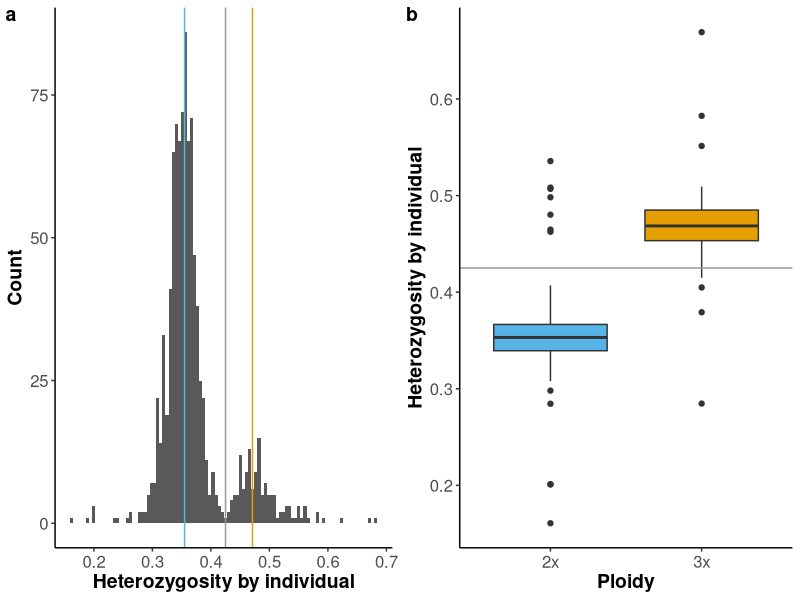

Generate this figure with R:
library(tidyverse)
library(readxl)

#Get ACCIDs for the ABC from Watts et all 2023 (Supplemental dataset 1) (https://www.maxapress.com/article/doi/10.48130/FruRes-2023-0032) in order to be able to link with USDA data 

supp_data <- read_excel("./data/Dataset_S1.xlsx",  sheet = "phenotype_data")

apple_ids_usda <- supp_data %>% select(apple_id, PLANTID, ACCID)

#Load in heterozygosity data (calculated using PLINK)

het_tab <- read_table("./data/apple_ploidy_heterozygosity.txt")
colnames(het_tab)=c("apple_id", "ID", "ob_hom", "ex_hom", "markers", "f")
het_tab <- het_tab %>% select(-ID, -ex_hom, -f)

het_info_tab <- het_tab %>% left_join(apple_ids_usda)

#Link the data with the USDA flow cytometry data previously published by Migicovsky et al. 2021 (https://www.nature.com/articles/s41438-020-00441-7) for USDA. 

#USDA information with 

usda_data <-  read.csv(file = "data/usda_ploidy_info.csv")

#Reduce down to relevant information

usda_data <- usda_data %>% select(FullSampleName, cultivar, ACCID, ploidy)

#Make sure ACCID is a character for both datasets
het_info_tab$ACCID <- as.character(het_info_tab$ACCID)
usda_data$ACCID <- as.character(usda_data$ACCID)

#match up with the samples I actually have and only keep those, linking it with the ABC data
samples_ploidy <- het_info_tab %>% left_join(usda_data)

#Any samples sequenced more than once will appear in duplicate here (ie: 222 = Golden Delicious appears 8 times) so we only keep distinct ones 
samples_ploidy <- samples_ploidy %>% select(-FullSampleName) %>% distinct()

table(samples_ploidy[,"ploidy"])
# 2x 2x/4x    3x    4x 
#141     1    46     5 

het_info_usda <- mutate(samples_ploidy, het=(markers-ob_hom)/markers)

het_info_usda %>% group_by(ploidy) %>%
  summarize(Mean = mean(het, na.rm=TRUE))
# PLOIDY  Mean
# <chr>  <dbl>
#   1 2x     0.355
# 2 2x/4x  0.405
# 3 3x     0.471
# 4 4x     0.389
# 5 NA     0.367

#Histogram of heterozgosity
ploidy_hist <- het_info_usda %>% ggplot(aes(x=het))+
  geom_histogram(bins=100)+
  theme(legend.position = "none")+
  labs(x="Heterozygosity by individual", y="Count")+
  theme_classic()+
  geom_vline(xintercept=0.355, colour="#56B4E9")+
  geom_vline(xintercept=0.471, colour="#E69F00")+
  geom_vline(xintercept=0.425, colour="#999999")+
  theme(axis.text=element_text(size=12),axis.title=element_text(size=14,face="bold"))

#Boxplot of heterozgosity by ploidy 
ploidy_boxplot <- het_info_usda %>% filter(ploidy=="2x" |ploidy=="3x") %>%
  ggplot(aes(x=ploidy, y=het,fill=ploidy))+
  geom_boxplot()+
  scale_fill_manual(values=c("#56B4E9", "#E69F00"))+
  xlab("Ploidy")+ylab("Heterozygosity by individual")+
  theme_classic()+
  geom_hline(yintercept=0.425, colour="#999999")+ 
  theme(axis.text=element_text(size=12),axis.title=element_text(size=14,face="bold"))+
  theme(legend.position = "none")

#Save plot
require(cowplot)
pdf("figures/Figure1.pdf", width=8, height=4)
plot_grid(ploidy_hist, ploidy_boxplot, align='h', ncol=2, labels="auto")
dev.off()

#Based on this threshold, how many triploids are incorrectly identified as diploids? How many diploids are incorrectly identified as triploids? 

known_ploidy <- het_info_usda %>% filter(ploidy=="2x" |ploidy=="3x")
nrow(known_ploidy)
#187 of known ploidy

#Filter down to triploids and look at labels

trip <- known_ploidy %>% filter(het >=0.425)
table(trip$ploidy)
#2x 3x 
#7 41 

#We label 7 known diploids as triploids

dip <- known_ploidy %>% filter(het <0.425)
table(dip$ploidy)
#2x  3x 
#134   5 

#We label 5 known triploids as diploids.

#12 errors out of 188
(12/187)*100
#6.417112

#Wilcoxon test comparing
usda_dip <- het_info_usda %>% filter(ploidy=="2x")
usda_trip <- het_info_usda %>% filter(ploidy=="3x")

wilcox.test(usda_dip$het, usda_trip$het)
#W = 369, p-value < 2.2e-16

#Based on this threshold, how many samples are diploids and how many are triploids? 

trips <- het_info_usda %>% filter(het >=0.425)
dips <- het_info_usda %>% filter(het <0.425)

#Save information for subsequent use and supplemental data

supp_table <- het_info_usda %>% select(apple_id, PLANTID, usda_ploidy=ploidy, het)
supp_table <- supp_table %>% mutate(ploidy=ifelse(het >=0.425, "3x", "2x"))

table(supp_table$ploidy)

write_csv(supp_table, "data/abc_apple_ploidy.csv")

#This is included as Table S1 in the paper
